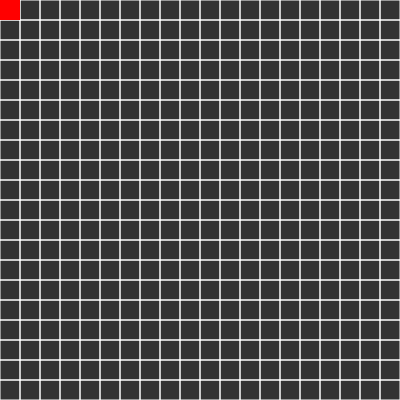
Frame 1 (no input)
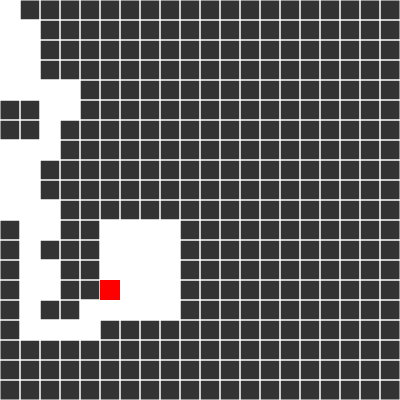
Frame 60 (no input)
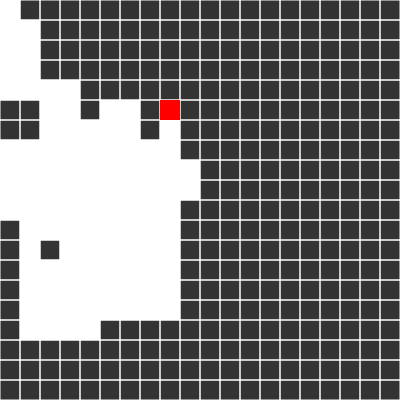
Frame 120 (the mouse pressed at the canvas centre since frame 60)

The p5.js sketch that drew these frames (run headless with seeded random() and noise() and a simulated clock; from frame 60 on, the mouse is pressed at the canvas centre):

// p5.js sketch
// ── sketch.js
let cols, rows;
let w = 20;
let grid = [];
let current;
let stack = [];

function setup() {
  createCanvas(400, 400);
  cols = floor(width / w);
  rows = floor(height / w);

  for (let j = 0; j < rows; j++) {
    for (let i = 0; i < cols; i++) {
      var cell = new Cell(i, j);
      grid.push(cell);
    }
  }

  current = grid[0];
}

function draw() {
  background(51);
  for (let i = 0; i < grid.length; i++) {
    grid[i].show();
  }

  current.visited = true;
  current.highlight();
  let next = current.checkNeighbors();
  if (next) {
    next.visited = true;
    stack.push(current);
    removeWalls(current, next);
    current = next;
  } else if (stack.length > 0) {
    current = stack.pop();
  }
}

function index(i, j) {
  if (i < 0 || j < 0 || i > cols - 1 || j > rows - 1) {
    return -1;
  }
  return i + j * cols;
}

function removeWalls(a, b) {
  let x = a.i - b.i;
  if (x === 1) {
    a.walls[3] = false;
    b.walls[1] = false;
  } else if (x === -1) {
    a.walls[1] = false;
    b.walls[3] = false;
  }
  let y = a.j - b.j;
  if (y === 1) {
    a.walls[0] = false;
    b.walls[2] = false;
  } else if (y === -1) {
    a.walls[2] = false;
    b.walls[0] = false;
  }
}
// ── cell.js
function Cell(i, j) {
  this.i = i;
  this.j = j;
  this.walls = [true, true, true, true];
  this.visited = false;

  this.checkNeighbors = function() {
    let neighbors = [];

    let top = grid[index(i, j - 1)];
    let right = grid[index(i + 1, j)];
    let bottom = grid[index(i, j + 1)];
    let left = grid[index(i - 1, j)];

    if (top && !top.visited) {
      neighbors.push(top);
    }
    if (right && !right.visited) {
      neighbors.push(right);
    }
    if (bottom && !bottom.visited) {
      neighbors.push(bottom);
    }
    if (left && !left.visited) {
      neighbors.push(left);
    }

    if (neighbors.length > 0) {
      let r = floor(random(0, neighbors.length));
      return neighbors[r];
    } else {
      return undefined;
    }
  };
  this.highlight = function() {
    let x = this.i * w;
    let y = this.j * w;
    noStroke();
    fill('red');
    rect(x, y, w, w);
  };

  this.show = function() {
    let x = this.i * w;
    let y = this.j * w;
    stroke(255);
    if (this.walls[0]) {
      line(x, y, x + w, y);
    }
    if (this.walls[1]) {
      line(x + w, y, x + w, y + w);
    }
    if (this.walls[2]) {
      line(x + w, y + w, x, y + w);
    }
    if (this.walls[3]) {
      line(x, y + w, x, y);
    }

    if (this.visited) {
      noStroke();
      fill('white');
      rect(x, y, w, w);
    }
  };
}
